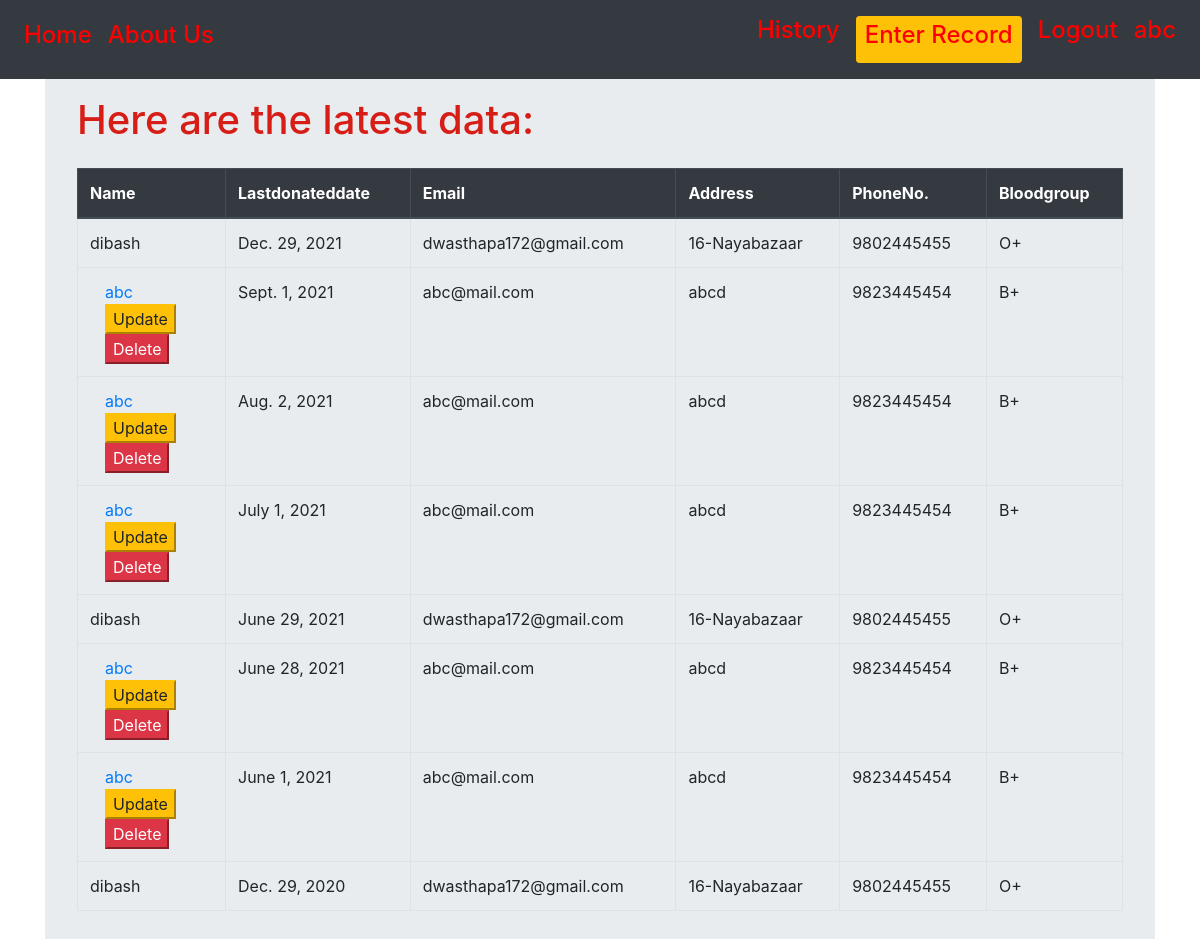
The app's page /historylist/ (signed in), older data.
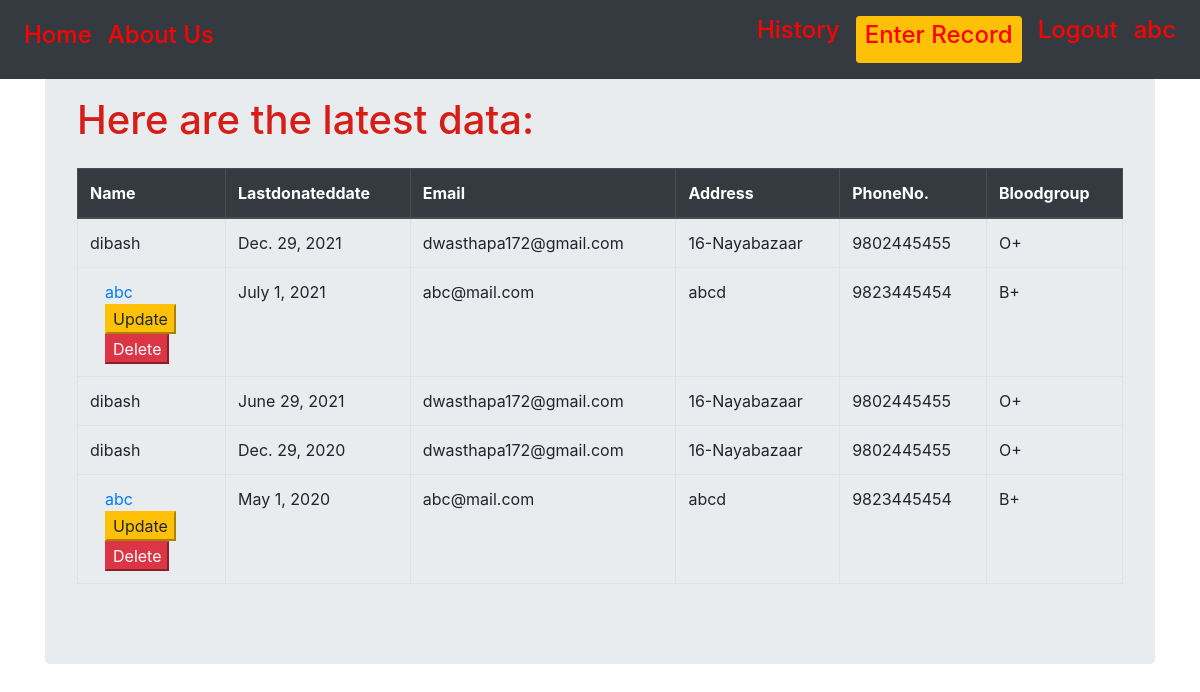
The same page, newer data.
### record/models.py (models this page shows, shortened)
class History(models.Model):
    user=models.ForeignKey('auth.User', on_delete=models.CASCADE)
    lastdonateddate = models.DateField(default=timezone.now())

### accounts/models.py (models this page shows, shortened)
class Donor(models.Model):
    user=models.OneToOneField('auth.User',on_delete=models.CASCADE)
    email=models.EmailField(unique=True)
    bloodgroup=models.CharField(choices=Blood_Group,max_length=3)
    phonenumber=models.CharField(max_length=10,unique=True)
    address = models.CharField(max_length=264)

### record/views.py (the view)
# urls.py: path('historylist/',views.HistoryView.as_view(),name='historylist'),
class HistoryView(LoginRequiredMixin, ListView):
    model = History
    template_name='record/historylist.html'
    def get_queryset(self):
        return History.objects.order_by('-lastdonateddate')

### record/templates/record/historylist.html
{% extends "record/base.html" %}
{% block content %}
<div class="container mt-3 pt-3">
  <div class="jumbotron">
<h1>Here are the latest data:</h1>
<div class="table-responsive-lg mt-3 pt-2">
  <table class="table table-hover table-bordered">
    <thead class="thead-dark">
      <th scope="col">Name</th>
      <th scope="col">Lastdonateddate</th>
      <th scope="col">Email</th>
      <th scope="col">Address</th>
      <th scope="col">PhoneNo.</th>
      <th scope="col">Bloodgroup</th>
    </thead>
    {% for i in history_list %}
    <tr>
        {% if i.user == request.user %}
          <td>
            <div class="col">
              <a href="{% url 'record:historydetail' username=i.user.username pk=i.pk %}">{{i.user}}</a>
            </div>
            <div class="col text-left">
              <a href="{%url 'record:profileupdate' username=i.user pk=i.pk%}">
                <button type="button" class="btn-warning" name="Update">Update</button>
              </a>
            </div>
            <div class="col">
            <a href="{%url 'record:deletehistory' username=i.user pk=i.pk%}">
              <button type="button" class="btn-danger">Delete</button>
            </a>
            </div>
          </td>
        {% else %}
          <td>{{i.user}}</td>
        {% endif %}
      <td>{{ i.lastdonateddate}}</td>
      <td>{{i.user.donor.email}}</td>
      <td>{{i.user.donor.address}}</td>
      <td>{{i.user.donor.phonenumber}}</td>
      <td>{{i.user.donor.bloodgroup}}</td>
    </tr>
    {% endfor %}
</div>
</div>
{% endblock %}

### record/templates/record/base.html (shortened to what this page needs)
<!DOCTYPE html>
  {% load static %}
  {% load bootstrap5 %}
<html lang="en" dir="ltr">
<head>
    <link rel="stylesheet" href="https://stackpath.bootstrapcdn.com/bootstrap/4.4.1/css/bootstrap.min.css">
    <link rel="stylesheet" href="{% static "record/style1.css" %}"/>
</head>
  <body>
    <nav class="navbar fixed-top navbar-expand bg-dark">
        <div class="nav navbar-nav ">
          <a class="nav-link" href="{% url "record:Home" %}"><h4>Home </h4></a>
          <a class="nav-link" href="#"> <h4>About Us </h4></a>
        </div>
        {% if user.is_authenticated %}
          <div class="nav navbar-nav ml-auto">
            <a class="nav-link" href="{% url 'record:historylist' %}" target="_blank"> <h4>History </h4></a>
            <a class ="nav-link" href="{% url 'record:createhistory' %}" target="_blank"> <button type="button" class='btn btn-sm btn-warning'> <h4>Enter Record</h4></button> </a>
            <a class="nav-link" href="{% url 'accounts:logout' %}"> <h4>Logout </h4></a>
            <a class="nav-link"><h4 > {{request.user}} </h4></a>
          </div>
        {% else %}
          <div class="nav navbar-nav ml-auto">
            <a class="nav-link " href="{% url 'accounts:signup' %}"> <button type="button" class='btn btn-sm btn-warning '><h4 >SignUp</h4></button></a>
            <a class="nav-link me-3" href="{% url 'accounts:login' %}"><h4>Login </h4> </a>
          </div>
        {% endif %}
    </nav>
      {% block content %}
      {% endblock %}
  </body>
</html>

### static/record/style1.css (style rules this page uses)
h1 { color: rgb(214, 30, 23); margin: auto; }
h4 { color: red; }

Row changes from the older to the newer data that the page shows:
removed History: user "abc", lastdonateddate "Sept. 1, 2021", user.donor.email "abc@mail.com", user.donor.address "abcd", user.donor.phonenumber "9823445454", user.donor.bloodgroup "B+"
removed History: user "abc", lastdonateddate "Aug. 2, 2021", user.donor.email "abc@mail.com", user.donor.address "abcd", user.donor.phonenumber "9823445454", user.donor.bloodgroup "B+"
removed History: user "abc", lastdonateddate "June 28, 2021", user.donor.email "abc@mail.com", user.donor.address "abcd", user.donor.phonenumber "9823445454", user.donor.bloodgroup "B+"
removed History: user "abc", lastdonateddate "June 1, 2021", user.donor.email "abc@mail.com", user.donor.address "abcd", user.donor.phonenumber "9823445454", user.donor.bloodgroup "B+"
added History: user "abc", lastdonateddate "May 1, 2020", user.donor.email "abc@mail.com", user.donor.address "abcd", user.donor.phonenumber "9823445454", user.donor.bloodgroup "B+"
